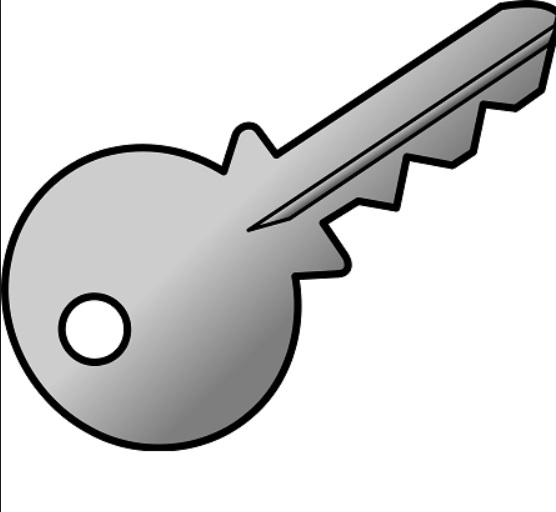
//> input picture Project3/ImagesToTest/figures3.jpg, 556 x 512 px
$ ./Source   (built with g++ and OpenCV 4)
//> lines starting //> are read from the running program, lines starting //| are printed output that depends on the picture; after the words box and inside, x2 and y2 are one past the last pixel; in counts of white or black regions, pixels touching at a corner belong together
#include <opencv2/core/core.hpp>
#include <opencv2/highgui/highgui.hpp>
#include <opencv2/opencv.hpp>

int x_move[] = { 0,0,-1,1 }; //Сдвиг по x для доступа к соседним пикселям
int y_move[] = { -1,1,0,0 }; //Сдвиг по y для доступа к соседним пикселям (curpixel.y - y_mode[curpixel.y.index])
enum Colors {
	WHITE = 255,
	BLACK = 0
};

void myDilate(cv::Mat& result, cv::Mat input) {
	result = input.clone();
	for (int i = 0; i < input.rows; ++i) {
		for (int j = 0; j < input.cols; ++j) {
			int sum = 0;
			for (int z = 0; z < 4; ++z) {
				if (i + x_move[z] >= 0 && i + x_move[z] < input.rows && j + y_move[z] >= 0 && j + y_move[z] < input.cols) {
					sum += input.at<uint8_t>(i + x_move[z], j + y_move[z]);
				}
			}
			//Проверка, что хотя бы один соседний пиксель белый
			sum += input.at<uint8_t>(i, j);
			if (sum > 0) result.at<uint8_t>(i, j) = WHITE;
			else result.at<uint8_t>(i, j) = BLACK;
		}
	}
}

void myErode(cv::Mat& result, cv::Mat input) {
	result = input.clone();
	for (int i = 0; i < input.rows; ++i) {
		for (int j = 0; j < input.cols; ++j) {
			int sum = 0;
			for (int z = 0; z < 4; ++z) {
				if (i + x_move[z] >= 0 && i + x_move[z] < input.rows && j + y_move[z] >= 0 && j + y_move[z] < input.cols) {
					sum += input.at<uint8_t>(i + x_move[z], j + y_move[z]);
				}
			}
			//Проверка, что все пиксели вокруг белые
			sum += input.at<uint8_t>(i, j);
			if (sum == WHITE*5) result.at<uint8_t>(i, j) = WHITE;
			else result.at<uint8_t>(i, j) = BLACK;
		}
	}
}

void myMorphologicalGradient(cv::Mat& result, cv::Mat dilated, cv::Mat eroded) {
	result = dilated - eroded;
}

void myThreshold(cv::Mat& result, cv::Mat input, int threshold) { //Бинаризация
	result = input.clone();
	for (int i = 0; i < input.rows; ++i)
	{
		for (int j = 0; j < input.cols; ++j)
		{
			if (input.at<uint8_t>(i, j) <= threshold)
			{
				result.at<uint8_t>(i, j) = BLACK;
			}
			else
			{
				result.at<uint8_t>(i, j) = WHITE;
			}
		}
	}
}


int main()
{
	cv::Mat image;
	image = cv::imread("ImagesToTest/figures3.jpg", cv::IMREAD_COLOR);
//> image is the input picture: 512 rows x 556 cols, CV_8UC3; min 0, max 255, mean 214.4
	cv::imshow("Source", image);

	cv::Mat gray;
	cv::cvtColor(image, gray, cv::COLOR_BGR2GRAY);
	cv::imshow("Gray", gray);

	cv::Mat thresh;
	myThreshold(thresh, gray, 127);
//> after the loop in myThreshold, `for (int i = 0; i < input.rows; ++i)`:
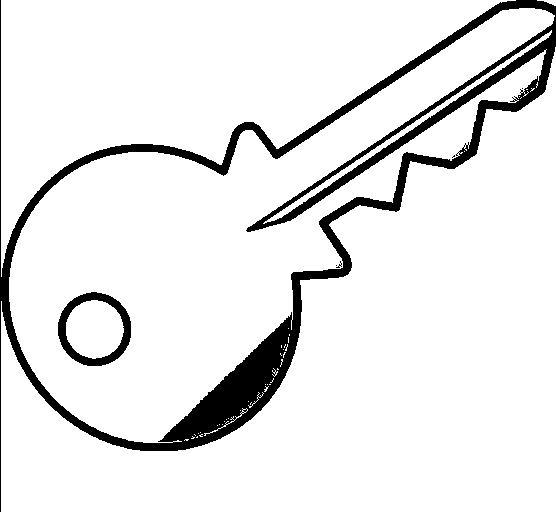
//> result: 512 rows x 556 cols, CV_8UC1; 91.1% white; 6 black regions (4 under 20 px), largest, box (x1, y1, x2, y2) and area: (0, 0, 556, 512) 23670, (58, 292, 131, 366) 1607
	cv::imshow("Threshold", thresh);

	cv::Mat result;
	cv::Mat dilated;
	cv::Mat eroded;
	myDilate(dilated, thresh);
//> after the loop in myDilate, `for (int i = 0; i < input.rows; ++i)`:
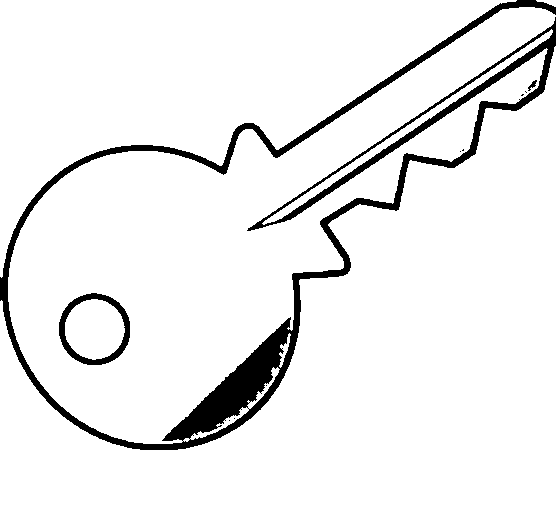
//> result: 512 rows x 556 cols, CV_8UC1; 93.1% white; 10 black regions (7 under 20 px), largest, box (x1, y1, x2, y2) and area: (0, 0, 556, 450) 18260, (59, 293, 130, 365) 1233, (528, 80, 537, 91) 40
	myErode(eroded, thresh);
//> after the loop in myErode, `for (int i = 0; i < input.rows; ++i)`:
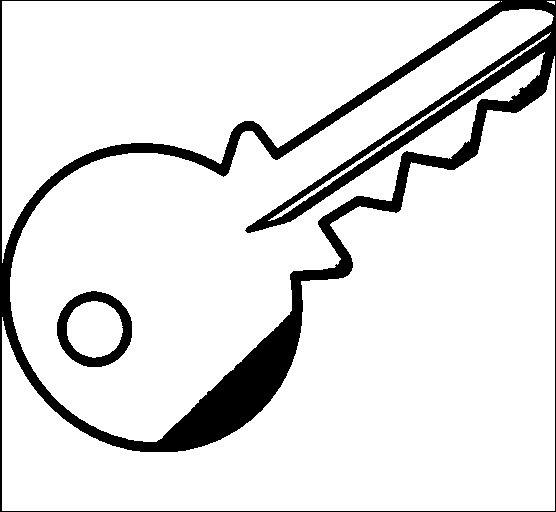
//> result: 512 rows x 556 cols, CV_8UC1; 88.7% white; 2 black regions, box (x1, y1, x2, y2) and area: (0, 0, 556, 512) 30280, (57, 291, 132, 367) 1981
	myMorphologicalGradient(result, dilated, eroded);
//> in myMorphologicalGradient, `result = dilated - eroded;`:
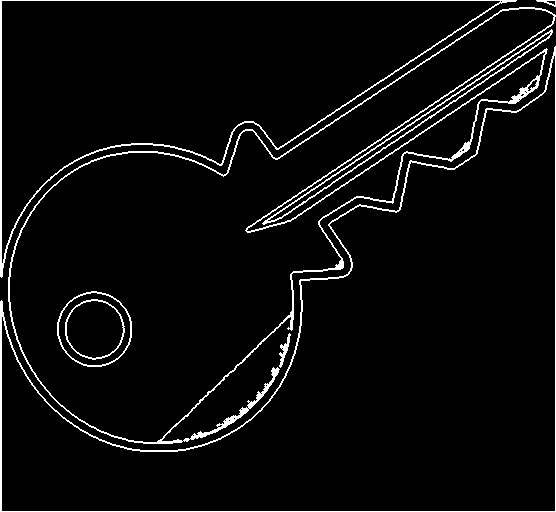
//> result: 512 rows x 556 cols, CV_8UC1; 4.5% white in thin lines or dots
	cv::imshow("Dilated", dilated);
	cv::imshow("Eroded", eroded);
	cv::imshow("Gradient", result);

	cv::waitKey(0);
	return 0;
}
